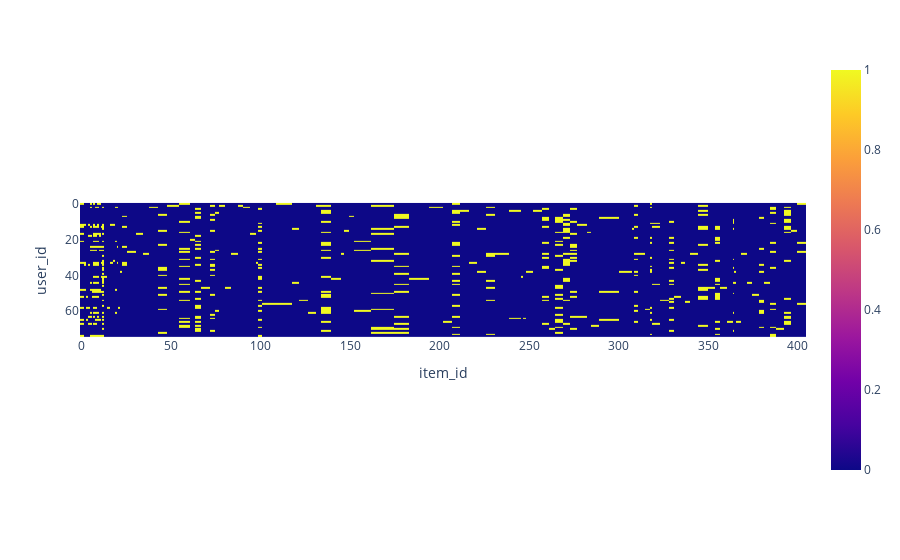

The cell this chart's notebook holds for it:
### Code cell
px.imshow(pd.pivot_table(data=friends, index="user_id", columns="item_id", values="rating"))

### Figure 1 — Plotly figure (JSON) as saved in the notebook; plotly's stock layout.template omitted (floating-point values rounded to 4 significant figures; data arrays with more than 128 entries replaced by an {"elided": "..."} marker saying what was removed)
{"data": [{"coloraxis": "coloraxis", "hovertemplate": "item_id: %{x}<br>user_id: %{y}<br>color: %{z}<extra></extra>", "name": "0", "type": "heatmap", "x": [0, 2, 3, 4, 5, 6, 7, 8, 9, 10, 11, 12, 13, 15, 17, 18, 19, 20, 21, 22, 23, 28, 33, 35, 40, 45, 50, 59, 62, 64, 69, 74, 75, 78, 82, 85, 89, 91, 97, 98, 99, 102, 115, 120, 123, 130, 132, 135, 143, 146, 147, 151, 153, 170, 179, 187, 201, 202, 211, 212, 220, 221, 230, 232, 245, 246, 247, 249, 255, 259, 263, 266, 272, 273, 280, 284, 285, 293, 307, 308, 309, 312, 317, 318, 319, 327, 329, 333, 336, 338, 341, 347, 352, 355, 358, 363, 364, 365, 366, 370, 373, 376, 380, 382, 387, 389, 395, 397, 402], "xaxis": "x", "y": [0, 1, 2, 3, 4, 5, 6, 7, 8, 9, 10, 11, 12, 13, 14, 15, 16, 17, 18, 19, 20, 21, 22, 23, 24, 25, 26, 27, 28, 29, 30, 31, 32, 33, 34, 35, 36, 37, 38, 39, 40, 41, 42, 43, 44, 45, 46, 47, 48, 49, 50, 51, 52, 53, 54, 55, 56, 57, 58, 59, 60, 61, 62, 63, 64, 65, 66, 67, 68, 69, 70, 71, 72, 73, 74], "yaxis": "y", "z": {"elided": "75x109 int values"}}], "layout": {"coloraxis": {"colorscale": [[0, "#0d0887"], [0.1111, "#46039f"], [0.2222, "#7201a8"], [0.3333, "#9c179e"], [0.4444, "#bd3786"], [0.5556, "#d8576b"], [0.6667, "#ed7953"], [0.7778, "#fb9f3a"], [0.8889, "#fdca26"], [1, "#f0f921"]]}, "margin": {"t": 60}, "xaxis": {"anchor": "y", "constrain": "domain", "domain": [0, 1], "scaleanchor": "y", "title": {"text": "item_id"}}, "yaxis": {"anchor": "x", "autorange": "reversed", "constrain": "domain", "domain": [0, 1], "title": {"text": "user_id"}}}}
